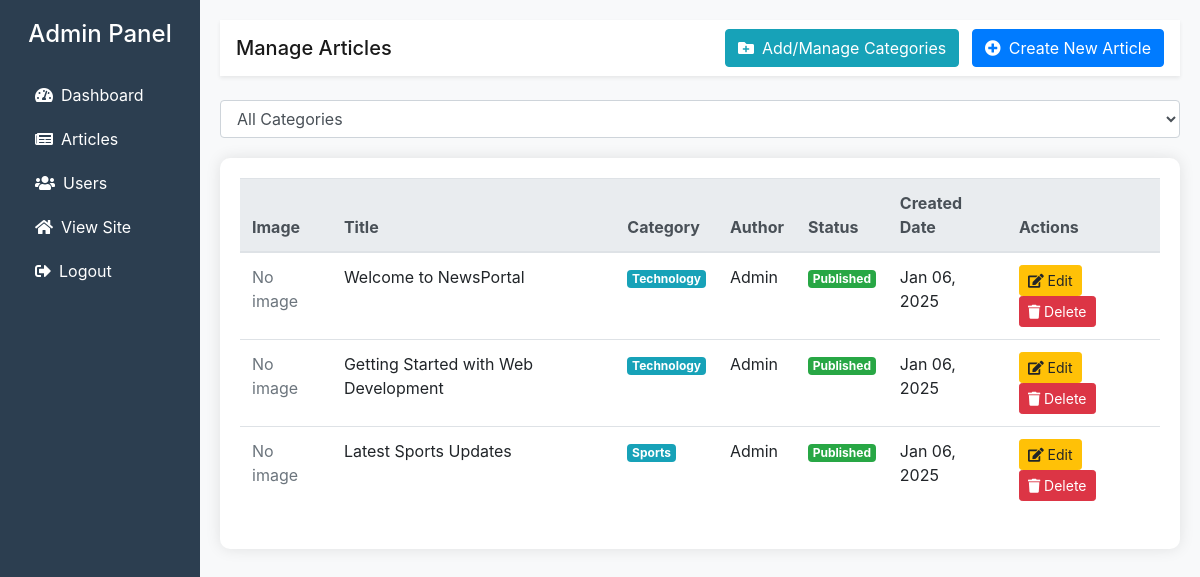
/admin/manage_articles.php (signed in), run on the app's committed database.
### tables this page shows
CREATE TABLE IF NOT EXISTS articles (
    id INT AUTO_INCREMENT PRIMARY KEY,
    title VARCHAR(255) NOT NULL,
    content TEXT NOT NULL,
    author VARCHAR(100) NOT NULL,
    image_url VARCHAR(255),
    category_id INT,
    status BOOLEAN DEFAULT 1,
    views INT DEFAULT 0,
    created_at TIMESTAMP DEFAULT CURRENT_TIMESTAMP,
    updated_at TIMESTAMP NULL DEFAULT NULL,
    FOREIGN KEY (category_id) REFERENCES categories(id) ON DELETE SET NULL
);

CREATE TABLE IF NOT EXISTS categories (
    id INT AUTO_INCREMENT PRIMARY KEY,
    name VARCHAR(100) NOT NULL,
    slug VARCHAR(100) NOT NULL UNIQUE,
    created_at TIMESTAMP DEFAULT CURRENT_TIMESTAMP,
    updated_at TIMESTAMP NULL DEFAULT NULL
);

### admin/manage_articles.php (the view, shortened to what this page needs)
<?php
require_once '../config/db_connect.php';
$stmt = $pdo->query("SELECT articles.*, categories.name as category_name
                     FROM articles
                     LEFT JOIN categories ON articles.category_id = categories.id
                     ORDER BY articles.created_at DESC");
$articles = $stmt->fetchAll();
?>
<!DOCTYPE html>
<html>
<head>
    <link rel="stylesheet" href="https://stackpath.bootstrapcdn.com/bootstrap/4.5.2/css/bootstrap.min.css">
    <link rel="stylesheet" href="https://cdnjs.cloudflare.com/ajax/libs/font-awesome/5.15.4/css/all.min.css">
</head>
<body>
    <div class="container-fluid">
        <div class="row">
            <div class="col-md-2 sidebar">
                <h4 class="text-center mb-4">Admin Panel</h4>
                <ul class="nav flex-column">
                    <li class="nav-item">
                        <a class="nav-link" href="dashboard.php">
                            <i class="fas fa-tachometer-alt mr-2"></i>Dashboard
                        </a>
                    </li>
                    <li class="nav-item">
                        <a class="nav-link active" href="manage_articles.php">
                            <i class="fas fa-newspaper mr-2"></i>Articles
                        </a>
                    </li>
                    <li class="nav-item">
                        <a class="nav-link" href="manage_users.php">
                            <i class="fas fa-users mr-2"></i>Users
                        </a>
                    </li>
                    <li class="nav-item">
                        <a class="nav-link" href="../home.php">
                            <i class="fas fa-home mr-2"></i>View Site
                        </a>
                    </li>
                    <li class="nav-item">
                        <a class="nav-link" href="../logout.php">
                            <i class="fas fa-sign-out-alt mr-2"></i>Logout
                        </a>
                    </li>
                </ul>
            </div>
            <div class="col-md-10 main-content">
                <nav class="navbar navbar-light bg-white mb-4 shadow-sm">
                    <span class="navbar-brand mb-0 h1">Manage Articles</span>
                    <div>
                        <a href="manage_categories.php" class="btn btn-info mr-2">
                            <i class="fas fa-folder-plus mr-2"></i>Add/Manage Categories
                        </a>
                        <a href="create_article.php" class="btn btn-primary">
                            <i class="fas fa-plus-circle mr-2"></i>Create New Article
                        </a>
                    </div>
                </nav>
                <div class="filters">
                    <div class="form-group">
                        <select class="form-control" id="categoryFilter">
                            <option value="">All Categories</option>
                        </select>
                    </div>
                </div>
                <div class="table-container">
                    <table class="table table-hover">
                        <thead class="thead-light">
                            <tr>
                                <th>Image</th>
                                <th>Title</th>
                                <th>Category</th>
                                <th>Author</th>
                                <th>Status</th>
                                <th>Created Date</th>
                                <th>Actions</th>
                            </tr>
                        </thead>
                        <tbody>
                            <?php foreach($articles as $article): ?>
                            <tr data-category="<?php echo htmlspecialchars($article['category_name'] ?? ''); ?>">
                                <td>
                                    <?php if($article['image_url']): ?>
                                        <img src="../<?php echo htmlspecialchars($article['image_url']); ?>"
                                             class="article-image" alt="Article image">
                                    <?php else: ?>
                                        <div class="text-muted">No image</div>
                                    <?php endif; ?>
                                </td>
                                <td><?php echo htmlspecialchars($article['title']); ?></td>
                                <td>
                                    <?php if($article['category_name']): ?>
                                        <span class="badge badge-info">
                                            <?php echo htmlspecialchars($article['category_name']); ?>
                                        </span>
                                    <?php else: ?>
                                        <span class="badge badge-secondary">Uncategorized</span>
                                    <?php endif; ?>
                                </td>
                                <td><?php echo htmlspecialchars($article['author']); ?></td>
                                <td>
                                    <span class="badge badge-<?php echo $article['status'] ? 'success' : 'warning'; ?>">
                                        <?php echo $article['status'] ? 'Published' : 'Draft'; ?>
                                    </span>
                                </td>
                                <td><?php echo date('M d, Y', strtotime($article['created_at'])); ?></td>
                                <td>
                                    <a href="edit_article.php?id=<?php echo $article['id']; ?>"
                                       class="btn btn-warning btn-sm">
                                        <i class="fas fa-edit"></i> Edit
                                    </a>
                                    <a href="delete_article.php?id=<?php echo $article['id']; ?>"
                                       class="btn btn-danger btn-sm"
                                       onclick="return confirm('Are you sure you want to delete this article?');">
                                        <i class="fas fa-trash"></i> Delete
                                    </a>
                                </td>
                            </tr>
                            <?php endforeach; ?>
                        </tbody>
                    </table>
                </div>
            </div>
        </div>
    </div>
</body>
</html>

### admin/manage_articles.php (style rules this page uses)
.sidebar { min-height: 100vh; background-color: #2c3e50; color: white; padding-top: 20px; }
.sidebar a { color: white; text-decoration: none; padding: 10px 20px; display: block; }
.main-content { padding: 20px; background-color: #f8f9fa; }
.table-container { background-color: white; padding: 20px; border-radius: 10px; box-shadow: 0 0 15px rgba(0,0,0,0.1); }
.filters { margin-bottom: 20px; }

### data on the page
articles: shows "No image", title "Welcome to NewsPortal", category.name "Technology", author "Admin", status "Published", created_at "Jan 06, 2025"
articles: shows "No image", title "Getting Started with Web Development", category.name "Technology", author "Admin", status "Published", created_at "Jan 06, 2025"
articles: shows "No image", title "Latest Sports Updates", category.name "Sports", author "Admin", status "Published", created_at "Jan 06, 2025"
